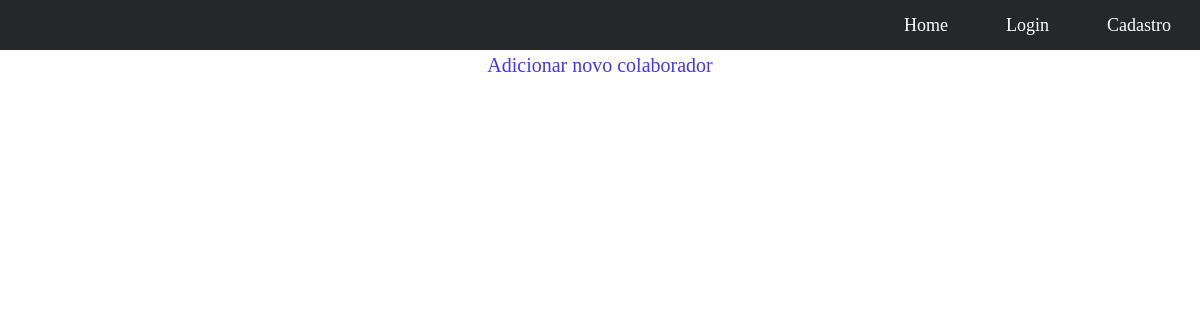
Page /colaboradores/ on the earlier database version.
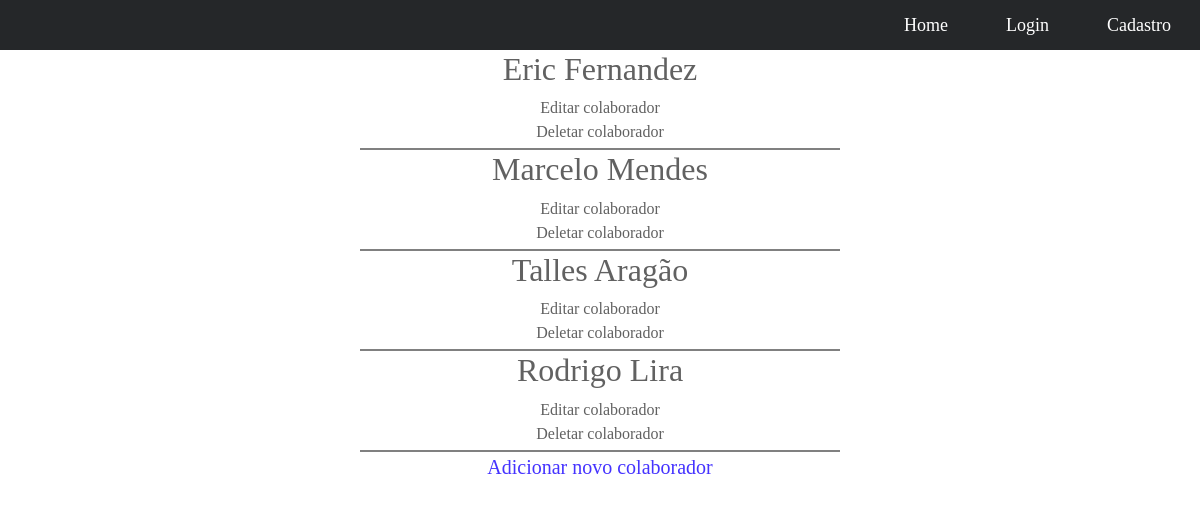
Same page on the later database version.
### colaboradores/models.py (models this page shows, shortened)
class Colaborador(models.Model):
    nome = models.CharField(max_length=255)
    sobrenome = models.CharField(max_length=255)
    slug = models.SlugField(max_length=255, unique=True)
    rg = models.CharField(max_length=16, unique=True)
    cpf = models.CharField(unique=True, max_length=14)
    cargo = models.CharField(max_length=255)
    def get_absolute_url(self):
        return reverse('colaborador:detail', kwargs={'slug': self.slug})

### colaboradores/views.py (the view)
# urls.py: path('', views.ColabListView.as_view(), name='list'),
class ColabListView(ListView):
    model = Colaborador

### colaboradores/templates/colaboradores/colaborador_list.html (shortened to what this page needs)
{% extends 'carros/base.html' %}
{% block content %}
{% for colaborador in colaborador_list %}
<article>
    <h2>
        <a href="{{ colaborador.get_absolute_url }}">
            {{ colaborador.nome }} {{ colaborador.sobrenome }}
        </a>
    </h2>
    <a href="manage/atualizar-colaborador/{{ colaborador.id }}">Editar colaborador</a>
    <a href='manage/deletar-colaborador/{{ colaborador.id }}'>Deletar colaborador</a>
</article>
{% endfor %}
<a href="manage/adicionar-colaborador" style="color: #4533ff !important; font-size: 20px;">Adicionar novo colaborador</a>
{% endblock %}

Differences in the rows shown:
added Colaborador: nome "Eric", sobrenome "Fernandez"
added Colaborador: nome "Marcelo", sobrenome "Mendes"
added Colaborador: nome "Talles", sobrenome "Aragão"
added Colaborador: nome "Rodrigo", sobrenome "Lira"
